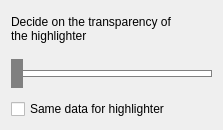
<?xml version="1.0" encoding="UTF-8"?>
<ui version="4.0">
 <class>ui_highlighter</class>
 <widget class="QDialog" name="ui_highlighter">
  <property name="geometry">
   <rect>
    <x>0</x>
    <y>0</y>
    <width>223</width>
    <height>130</height>
   </rect>
  </property>
  <property name="maximumSize">
   <size>
    <width>223</width>
    <height>130</height>
   </size>
  </property>
  <property name="windowTitle">
   <string>Dialog</string>
  </property>
  <layout class="QVBoxLayout" name="verticalLayout">
   <item>
    <widget class="QLabel" name="label">
     <property name="text">
      <string>Decide on the transparency of 
the highlighter</string>
     </property>
    </widget>
   </item>
   <item>
    <widget class="QSlider" name="slider">
     <property name="styleSheet">
      <string notr="true">.QSlider {
    min-height: 40px;
    max-height: 40px;
}

.QSlider::groove:horizontal {
    border: 1px solid gray;
    height: 5px;
    background: white;
}

.QSlider::handle:horizontal {
    background: gray;
    border: 5px solid gray;
    width: 25px;
    height: 50px;
    margin: -12px -24px;
}</string>
     </property>
     <property name="orientation">
      <enum>Qt::Horizontal</enum>
     </property>
    </widget>
   </item>
   <item>
    <widget class="QCheckBox" name="same_data">
     <property name="text">
      <string>Same data for highlighter</string>
     </property>
    </widget>
   </item>
  </layout>
 </widget>
 <resources/>
 <connections/>
</ui>
